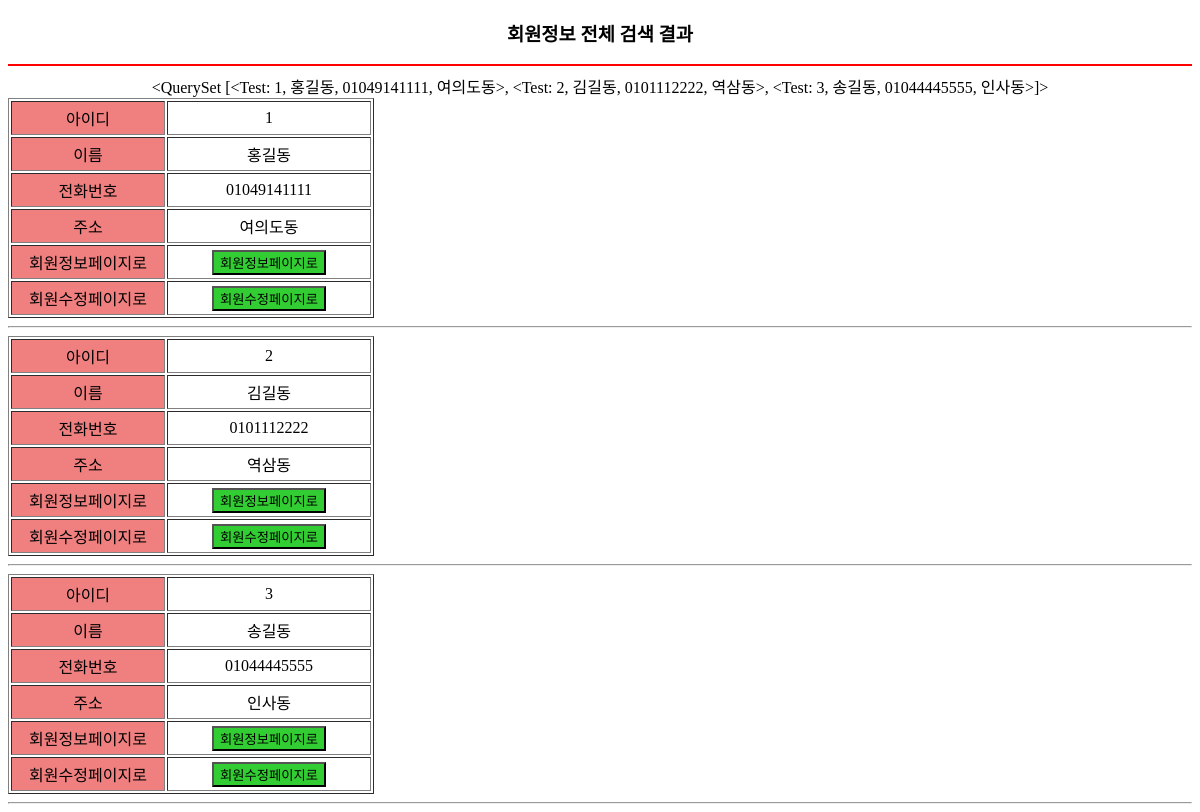
The app's page /member/all, older data.
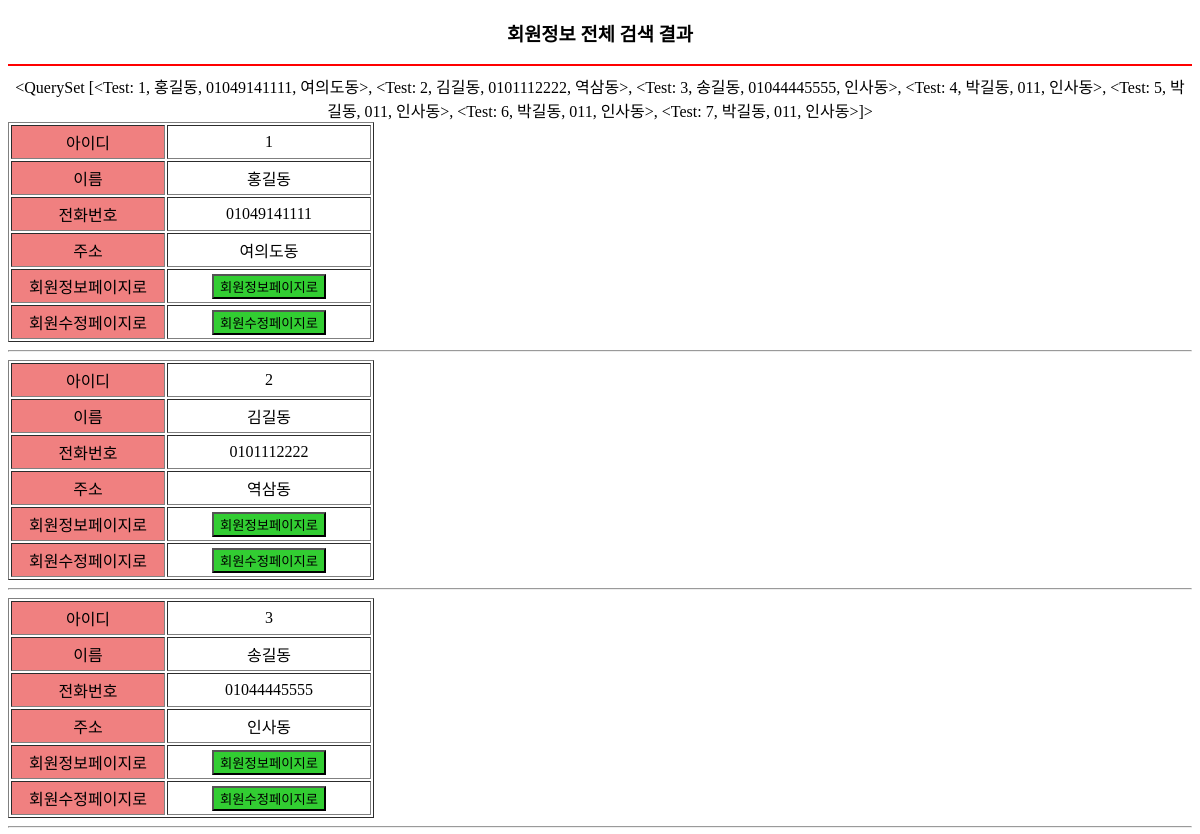
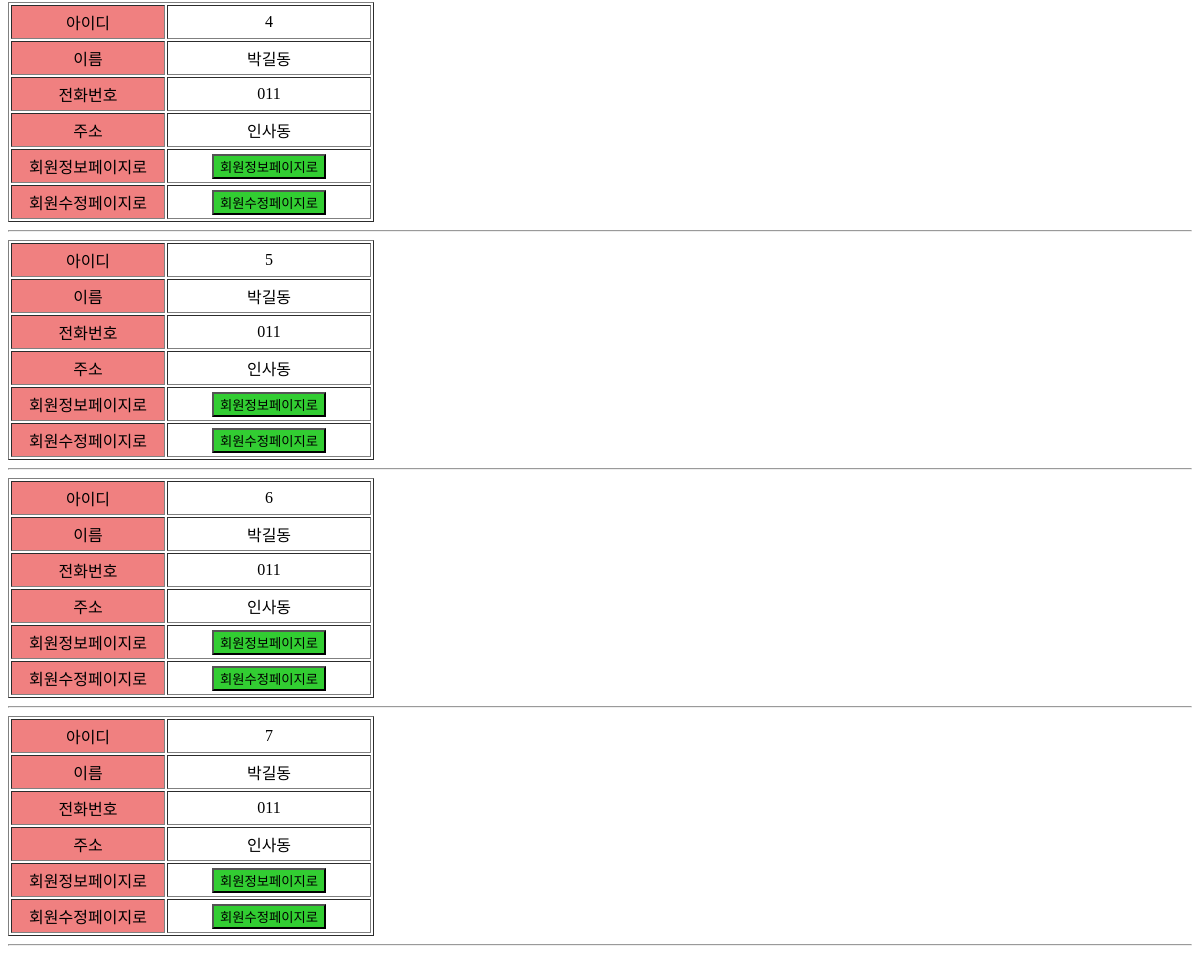
The same page, newer data (2 pictures, top to bottom).
### member/models.py (models this page shows)
class Test(models.Model):
    name = models.CharField(max_length=200)
    tel = models.CharField(max_length=200)
    addr = models.CharField(max_length=200)
    def __str__(self):
        return str(self.id) + ", " + self.name + ", " + \
            self.tel + ", " + self.addr

### member/views.py (the view)
# urls.py: path('member/all', member.views.all),
def all(req):
    all = Test.objects.all()
    context = {'all' : all}
    return render(req, 'member/all.html', context)

### templates/member/all.html (shortened to what this page needs)
<!DOCTYPE html>
<html lang="en">
<head>
</head>
<body>
<h3>회원정보 전체 검색 결과 </h3>
<hr color="red">
{{ all }}
{% for one in all %}
<table border="1">
    <tr>
        <td width="100" class="c1">아이디</td>
        <td width="200">
            {{ one.id }}
        </td>
    </tr>
    <tr>
        <td width="100" class="c1">이름</td>
        <td width="200">
            {{ one.name }}
        </td>
    </tr>
    <tr>
        <td width="100" class="c1">전화번호</td>
        <td width="200">
            {{ one.tel }}
        </td>
    </tr>
    <tr>
        <td width="100" class="c1">주소</td>
        <td width="200">
            {{ one.addr }}
        </td>
    </tr>
    <tr>
        <td class="c1">회원정보페이지로</td>
        <td width="200">
            <a href="/member">
                <button>회원정보페이지로</button>
            </a>
        </td>
    </tr>
    <tr>
        <td class="c1">회원수정페이지로</td>
        <td width="200">
            <a href="/member/up/{{ one.id }}">
                <button>회원수정페이지로</button>
            </a>
        </td>
    </tr>
</table>
    <hr>
{% endfor %}
</body>
</html>

Row changes from the older to the newer data that the page shows:
computed for Test "홍길동": id+name+tel "<QuerySet [<Test: 1, 홍길동, 01049141111, 여의도동>, <Test: 2, 김길동, 0101112222, 역삼동>, <Test: 3, 송길동, 01044445555, 인사동>]>" → "…<Test: 3, 송길동, 01044445555, 인사동>, <Test: 4, 박길동, 011, 인사동>, <Test: 5, 박길동, 011, 인사동>, <Test: 6, 박길동, 011, 인사동>, <Test: 7, 박길동, 011, 인사동>]>"
added Test: id "4", name "박길동", tel "011", addr "인사동"
added Test: id "5", name "박길동", tel "011", addr "인사동"
added Test: id "6", name "박길동", tel "011", addr "인사동"
added Test: id "7", name "박길동", tel "011", addr "인사동"
